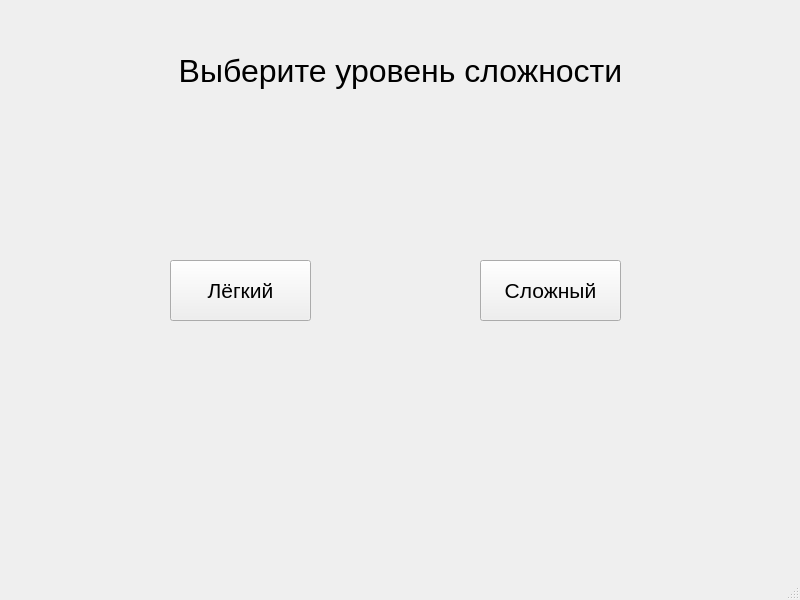
<?xml version="1.0" encoding="UTF-8"?>
<ui version="4.0">
 <class>intricacyselectionwindow</class>
 <widget class="QMainWindow" name="intricacyselectionwindow">
  <property name="geometry">
   <rect>
    <x>0</x>
    <y>0</y>
    <width>800</width>
    <height>600</height>
   </rect>
  </property>
  <property name="windowTitle">
   <string>MainWindow</string>
  </property>
  <widget class="QWidget" name="centralwidget">
   <widget class="QLabel" name="label">
    <property name="geometry">
     <rect>
      <x>140</x>
      <y>40</y>
      <width>521</width>
      <height>61</height>
     </rect>
    </property>
    <property name="font">
     <font>
      <pointsize>24</pointsize>
     </font>
    </property>
    <property name="text">
     <string>Выберите уровень сложности</string>
    </property>
    <property name="alignment">
     <set>Qt::AlignCenter</set>
    </property>
   </widget>
   <widget class="QPushButton" name="pushButton">
    <property name="geometry">
     <rect>
      <x>170</x>
      <y>260</y>
      <width>141</width>
      <height>61</height>
     </rect>
    </property>
    <property name="font">
     <font>
      <pointsize>16</pointsize>
     </font>
    </property>
    <property name="text">
     <string>Лёгкий</string>
    </property>
   </widget>
   <widget class="QPushButton" name="pushButton_2">
    <property name="geometry">
     <rect>
      <x>480</x>
      <y>260</y>
      <width>141</width>
      <height>61</height>
     </rect>
    </property>
    <property name="font">
     <font>
      <pointsize>16</pointsize>
     </font>
    </property>
    <property name="text">
     <string>Сложный</string>
    </property>
   </widget>
  </widget>
  <widget class="QMenuBar" name="menubar">
   <property name="geometry">
    <rect>
     <x>0</x>
     <y>0</y>
     <width>800</width>
     <height>18</height>
    </rect>
   </property>
  </widget>
  <widget class="QStatusBar" name="statusbar"/>
 </widget>
 <resources/>
 <connections/>
</ui>
